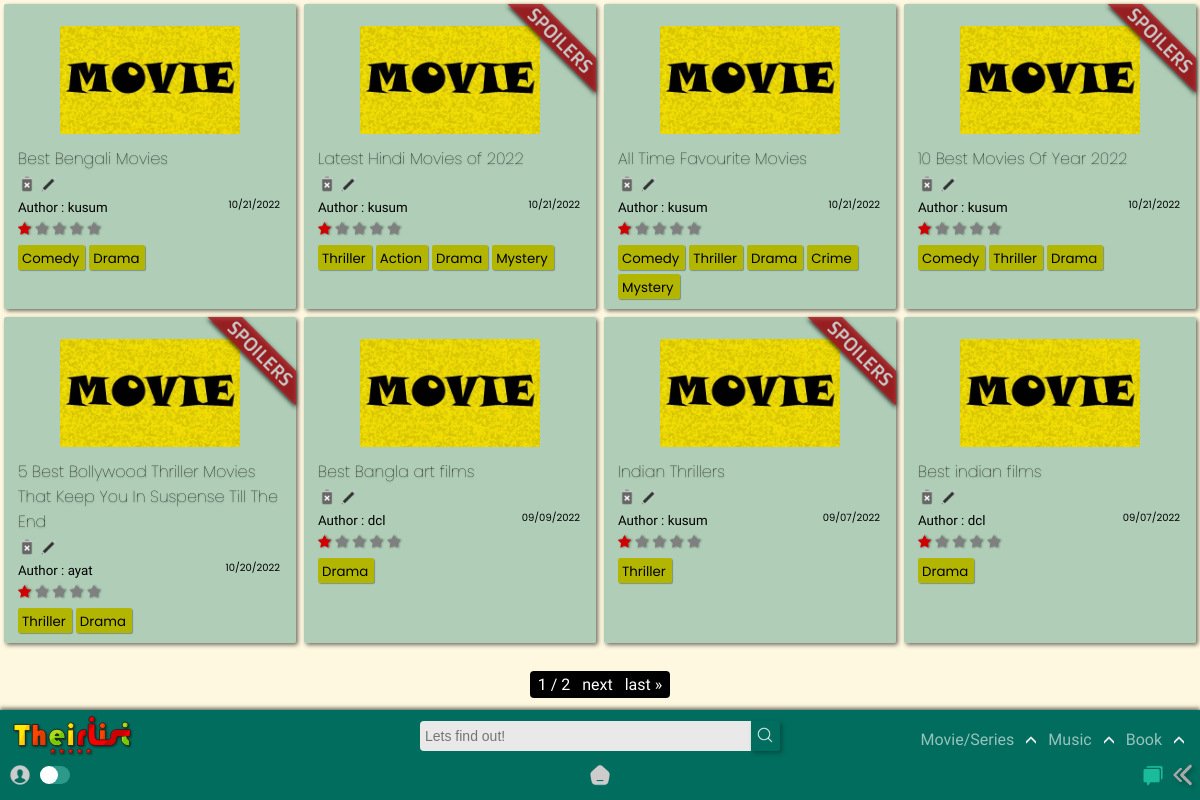
Screenshot of /home/list/ with the database file from the repository.
### app/models.py (models this page shows, shortened)
class List(models.Model):
    title = models.CharField(max_length=120)
    genre = models.ManyToManyField('Genre')
    creator = models.ForeignKey(User,on_delete=models.SET_NULL,blank=True, null=True)
    posted = models.DateTimeField(auto_now_add=True)
    content = RichTextField(null=True,default=' ')
    type = models.CharField(max_length=10,default="Movie")
    spoiler_choices = [(False, 'No'),(True, 'Yes')]
    spoiler = models.BooleanField(default=False,null=True, choices = spoiler_choices)
    slug = models.SlugField(max_length= 300,null=True, blank = True, unique=True)

class Genre(models.Model):
    name = models.CharField(max_length=150)
    def __str__(self):
        return self.name

### app/views.py (the view)
# urls.py: path('list/',TheirListView.as_view(),name = 'list'),
class TheirListView(ListView): #movies
    model = List
    paginate_by = 8
    template_name ='app/List_list.html'
    def get_queryset(self, *args, **kwargs):
        qs = super().get_queryset(*args, **kwargs)
        qs = qs.order_by("-id")
        return qs
    def get_context_data(self, **kwargs):
        context = super().get_context_data(**kwargs)
        modell = Review.objects.all()
        context["modam"] = modell
        return context

### templates/app/List_list.html (shortened to what this page needs)
{% extends "index.html" %}
{% load static %}
{% block content %}
<section>
  <div class="contain-sec" id="contain-sec8">
    {% for lola in object_list %}
    <div class="elements">
      <div class="thumb">
        <img src="{% static 'app/images/movie-poster.jpg' %}" width="100px" />
      </div>
      {% if lola.spoiler == True %}
          <div class="spoiler"><img src="{% static 'app/images/spoilerr.png' %}" width="100px" /></div>
      {% endif %}
      <div class="Title">
        <a href="{{lola.slug}}/"><h4 class="tit">{{lola.title}}</h4></a>
        {% if user.id == lola.creator.id %}
        <a href="{% url 'app:delete_movie' lola.slug %}"><img src ="{% static 'app/images/delete.png' %}"></a>
        <a href="{% url 'app:update_list' lola.slug %}"><img src ="{% static 'app/images/edit.png' %}"></a>
        {% else %}
        <img src ="{% static 'app/images/delete-dis.png' %}">
        <img src ="{% static 'app/images/edit-dis.png' %}">
        {% endif %}
      </div>
      <div class="Author">
        <small>Author : {{lola.creator.username}}<span>{{lola.posted|date:"SHORT_DATE_FORMAT"}}</span></small>
      </div>
      <div class="rating">
        <span class="star-headline">
        <span class="fa fa-star checked"></span>
        <span class="fa fa-star"></span>
        <span class="fa fa-star"></span>
        <span class="fa fa-star"></span>
        <span class="fa fa-star"></span>
        </span>
      </div>
        {% for tag in lola.genre.all %}
        <div class="Genre">
          <a href="{% url 'app:film' query=tag %}">
        <small>{{ tag }}</small>
          </a>
        </div>
          {% empty %}
          No tags!
        {% endfor %}
    </div>
    {% endfor %}
  </div>
  <div class="pagination_pages">
    <span class="step-links">
        <span class="current">
        {{ page_obj.number }} / {{ page_obj.paginator.num_pages }}
        </span>
        {% if page_obj.has_next %}
            <a href="?page={{ page_obj.next_page_number }}">next</a>
            <a href="?page={{ page_obj.paginator.num_pages }}">last &raquo;</a>
        {% endif %}
    </span>
  </div>
</section>
{% endblock content %}

### static/app/css/desk.css (style rules this page uses)
:root { --rd: #D10000; --white: rgb(233, 233, 233); --rd2: #9DAAF2; --dark: #1d1d1d; --teal: rgb(0, 109, 94); }
* { -webkit-tap-highlight-color: transparent; margin: 0; padding: 0; box-sizing: border-box; }
body { -webkit-tap-highlight-color: transparent; background-color: #fff5d1ab; text-decoration: none; height: 100vh; display: flex; flex-direction: column; font-family: 'Raleway', sans-serif; }
.Title img { height: 18px!important; }
.Genre small { padding: 0 0; margin-right: 2px; }
.fa { color: grey; filter: drop-shadow(1px 0px 1px rgba(0, 0, 0, 0.493)); }
.star-headline .checked { color: #D10000; }
.star-headline span { font-size: 14px; }

### static/app/css/content_css.css (style rules this page uses)
section { position: relative; z-index: 0; }
.contain-sec { padding-top: 0px; display: grid; width: 100%; color: black; grid-template-rows: repeat(auto-fit, minmax(100px, 1fr)); grid-template-columns: repeat(auto-fit, minmax(250px, 1fr)); position: relative; margin-bottom: 100px; }
.elements { padding: 10px 14px; width: auto; cursor: pointer; background-color: rgba(0, 109, 94, 0.315); margin: 4px; border-radius: 2px; position: relative; box-shadow: 2px 2px 4px #00000090; transition: all 250ms ease-in-out; }
.thumb { display: grid; justify-content: center; }
.thumb img { height: 108px; width: auto; border-radius: 2px; margin: 12px; }
.tit { font-family: Poppins; font-size: 1em; font-weight: lighter; transition: all 250ms ease-in-out; margin-bottom: 4px; text-shadow: 0px 1px 2px #0000005b; }
.Author span { position: absolute; margin-right: 16px; right: 0; cursor: pointer; font-size: 10px; font-family: 'Poppins', sans-serif; }
.rating { font-family: 'Poppins', sans-serif; }
.Genre { margin: 0px 0px; margin-top: 4px; padding: 0px 4px; border-radius: 2px; background-color: rgb(179, 182, 0); color: rgb(0, 0, 0); width: max-content; cursor: pointer; display: inline-block; box-shadow: 1px 1px 1px #0000004b; font-family: 'Poppins', sans-serif; transition: all 350ms ease-in-out; }
.pagination_pages { color: white; width: 100%; position: fixed; bottom: 106px; text-align: center; }
.step-links { width: max-content; border-radius: 4px; }
.pagination_pages a,.pagination_pages span { color: white; background-color: black; padding: 4px 4px; cursor: pointer!important; }
.spoiler { position: absolute; height: 0; top: 0px; right: 0; filter: drop-shadow(0px 2px 2px black); text-align: center; }
.spoiler img { filter: opacity(0.8); width: 90px; }

### templates/app/List_list.html (style rules this page uses)
.Title img { height: 14px; }

### rows the page displays
List: title "Best Bengali Movies", creator.username "kusum", posted "10/21/2022"
Genre: name "Comedy"
Genre: name "Drama"
List: spoiler True (drawn), title "Latest Hindi Movies of 2022", creator.username "kusum", posted "10/21/2022"
Genre: name "Thriller"
Genre: name "Action"
Genre: name "Mystery"
List: title "All Time Favourite Movies", creator.username "kusum", posted "10/21/2022"
Genre: name "Crime"
List: spoiler True (drawn), title "10 Best Movies Of Year 2022", creator.username "kusum", posted "10/21/2022"
List: spoiler True (drawn), title "5 Best Bollywood Thriller Movies That Keep You In Suspense Till The End", creator.username "ayat", posted "10/20/2022"
List: title "Best Bangla art films", creator.username "dcl", posted "09/09/2022"
List: spoiler True (drawn), title "Indian Thrillers", creator.username "kusum", posted "09/07/2022"
List: title "Best indian films", creator.username "dcl", posted "09/07/2022"

### other values shown
{{ page_obj.number }} "1"
{{ page_obj.paginator.num_pages }} "2"
